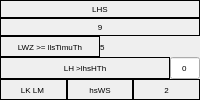
              <widget class="QFrame" name="LHS_Frame">
               <property name="frameShape">
                <enum>QFrame::Shape::NoFrame</enum>
               </property>
               <property name="frameShadow">
                <enum>QFrame::Shadow::Plain</enum>
               </property>
               <layout class="QHBoxLayout" name="horizontalLayout_28">
                <property name="spacing">
                 <number>0</number>
                </property>
                <property name="leftMargin">
                 <number>0</number>
                </property>
                <property name="topMargin">
                 <number>0</number>
                </property>
                <property name="rightMargin">
                 <number>0</number>
                </property>
                <property name="bottomMargin">
                 <number>0</number>
                </property>
                <item>
                 <layout class="QVBoxLayout" name="LHS_verticalLayout">
                  <property name="spacing">
                   <number>0</number>
                  </property>
                  <item>
                   <widget class="QLabel" name="flag138_label">
                    <property name="minimumSize">
                     <size>
                      <width>0</width>
                      <height>18</height>
                     </size>
                    </property>
                    <property name="maximumSize">
                     <size>
                      <width>16777215</width>
                      <height>18</height>
                     </size>
                    </property>
                    <property name="font">
                     <font>
                      <pointsize>6</pointsize>
                     </font>
                    </property>
                    <property name="frameShape">
                     <enum>QFrame::Shape::Box</enum>
                    </property>
                    <property name="text">
                     <string>LHS</string>
                    </property>
                    <property name="alignment">
                     <set>Qt::AlignmentFlag::AlignCenter</set>
                    </property>
                    <property name="wordWrap">
                     <bool>true</bool>
                    </property>
                   </widget>
                  </item>
                  <item>
                   <widget class="QLabel" name="stateNumber9_label">
                    <property name="minimumSize">
                     <size>
                      <width>0</width>
                      <height>18</height>
                     </size>
                    </property>
                    <property name="maximumSize">
                     <size>
                      <width>16777215</width>
                      <height>18</height>
                     </size>
                    </property>
                    <property name="font">
                     <font>
                      <pointsize>6</pointsize>
                     </font>
                    </property>
                    <property name="frameShape">
                     <enum>QFrame::Shape::Box</enum>
                    </property>
                    <property name="text">
                     <string>9</string>
                    </property>
                    <property name="alignment">
                     <set>Qt::AlignmentFlag::AlignCenter</set>
                    </property>
                    <property name="wordWrap">
                     <bool>true</bool>
                    </property>
                   </widget>
                  </item>
                  <item>
                   <layout class="QVBoxLayout" name="LHS_SubverticalLayout">
                    <property name="spacing">
                     <number>0</number>
                    </property>
                    <item>
                     <layout class="QHBoxLayout" name="LHS_Flag1_horizontalLayout">
                      <property name="spacing">
                       <number>0</number>
                      </property>
                      <item>
                       <widget class="QLabel" name="flag57_label">
                        <property name="minimumSize">
                         <size>
                          <width>0</width>
                          <height>0</height>
                         </size>
                        </property>
                        <property name="maximumSize">
                         <size>
                          <width>16777215</width>
                          <height>5000</height>
                         </size>
                        </property>
                        <property name="font">
                         <font>
                          <pointsize>6</pointsize>
                         </font>
                        </property>
                        <property name="frameShape">
                         <enum>QFrame::Shape::Box</enum>
                        </property>
                        <property name="text">
                         <string>LWZ &gt;= llsTimuTh</string>
                        </property>
                        <property name="alignment">
                         <set>Qt::AlignmentFlag::AlignCenter</set>
                        </property>
                        <property name="wordWrap">
                         <bool>true</bool>
                        </property>
                       </widget>
                      </item>
                      <item>
                       <widget class="QLabel" name="label_7">
                        <property name="font">
                         <font>
                          <pointsize>6</pointsize>
                         </font>
                        </property>
                        <property name="text">
                         <string>5</string>
                        </property>
                       </widget>
                      </item>
                     </layout>
                    </item>
                    <item>
                     <layout class="QHBoxLayout" name="LHS_Flag2_horizontalLayout">
                      <property name="spacing">
                       <number>0</number>
                      </property>
                      <item>
                       <widget class="QLabel" name="flag58_label">
                        <property name="minimumSize">
                         <size>
                          <width>0</width>
                          <height>0</height>
                         </size>
                        </property>
                        <property name="maximumSize">
                         <size>
                          <width>16777215</width>
                          <height>5000</height>
                         </size>
                        </property>
                        <property name="font">
                         <font>
                          <pointsize>6</pointsize>
                         </font>
                        </property>
                        <property name="frameShape">
                         <enum>QFrame::Shape::Box</enum>
                        </property>
                        <property name="text">
                         <string>LH &gt;lhsHTh</string>
                        </property>
                        <property name="alignment">
                         <set>Qt::AlignmentFlag::AlignCenter</set>
                        </property>
                        <property name="wordWrap">
                         <bool>true</bool>
                        </property>
                       </widget>
                      </item>
                      <item>
                       <widget class="QLineEdit" name="flag58_lineEdit">
                        <property name="sizePolicy">
                         <sizepolicy hsizetype="Preferred" vsizetype="Preferred">
                          <horstretch>0</horstretch>
                          <verstretch>0</verstretch>
                         </sizepolicy>
                        </property>
                        <property name="maximumSize">
                         <size>
                          <width>30</width>
                          <height>16777215</height>
                         </size>
                        </property>
                        <property name="font">
                         <font>
                          <pointsize>6</pointsize>
                         </font>
                        </property>
                        <property name="text">
                         <string>0</string>
                        </property>
                        <property name="frame">
                         <bool>true</bool>
                        </property>
                        <property name="alignment">
                         <set>Qt::AlignmentFlag::AlignCenter</set>
                        </property>
                        <property name="placeholderText">
                         <string>0</string>
                        </property>
                       </widget>
                      </item>
                     </layout>
                    </item>
                    <item>
                     <layout class="QHBoxLayout" name="LHS_Flag3_horizontalLayout">
                      <property name="spacing">
                       <number>0</number>
                      </property>
                      <item>
                       <widget class="QLabel" name="flag59_label">
                        <property name="minimumSize">
                         <size>
                          <width>0</width>
                          <height>0</height>
                         </size>
                        </property>
                        <property name="maximumSize">
                         <size>
                          <width>16777215</width>
                          <height>5000</height>
                         </size>
                        </property>
                        <property name="font">
                         <font>
                          <pointsize>6</pointsize>
                         </font>
                        </property>
                        <property name="frameShape">
                         <enum>QFrame::Shape::Box</enum>
                        </property>
                        <property name="text">
                         <string>LK LM </string>
                        </property>
                        <property name="alignment">
                         <set>Qt::AlignmentFlag::AlignCenter</set>
                        </property>
                        <property name="wordWrap">
                         <bool>true</bool>
                        </property>
                       </widget>
                      </item>
                      <item>
                       <widget class="QLabel" name="flag60_label">
                        <property name="minimumSize">
                         <size>
                          <width>0</width>
                          <height>0</height>
                         </size>
                        </property>
                        <property name="maximumSize">
                         <size>
                          <width>16777215</width>
                          <height>5000</height>
                         </size>
                        </property>
                        <property name="font">
                         <font>
                          <pointsize>6</pointsize>
                         </font>
                        </property>
                        <property name="frameShape">
                         <enum>QFrame::Shape::Box</enum>
                        </property>
                        <property name="text">
                         <string>hsWS</string>
                        </property>
                        <property name="alignment">
                         <set>Qt::AlignmentFlag::AlignCenter</set>
                        </property>
                        <property name="wordWrap">
                         <bool>true</bool>
                        </property>
                       </widget>
                      </item>
                      <item>
                       <widget class="QLabel" name="label_8">
                        <property name="font">
                         <font>
                          <pointsize>6</pointsize>
                         </font>
                        </property>
                        <property name="frameShape">
                         <enum>QFrame::Shape::Box</enum>
                        </property>
                        <property name="frameShadow">
                         <enum>QFrame::Shadow::Plain</enum>
                        </property>
                        <property name="text">
                         <string>2</string>
                        </property>
                        <property name="alignment">
                         <set>Qt::AlignmentFlag::AlignCenter</set>
                        </property>
                       </widget>
                      </item>
                     </layout>
                    </item>
                   </layout>
                  </item>
                 </layout>
                </item>
               </layout>
              </widget>
